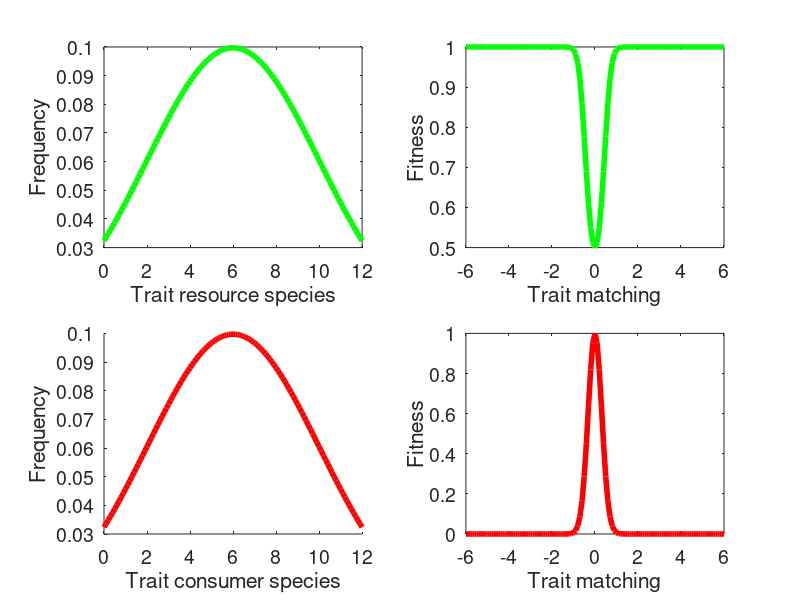

Source code (MATLAB):
%===================================================
%U Zurich BIO 365 Ecological Networks
%14 March -- 4 April, 2019
%@Jordi Bascompte
%---------------------------------
%Eco-evolutionary networks
%@Carlos Melian

%=================GOAL=================================================================================
%Illustation initial trait and fitness distributions for one resource and one consumer
%Concepts: Matching trait -- Interaction strength -- Frequency-dependent selection -- Neutral selection
%======================================================================================================

%Trait distribution resource========================================================
for s = 4;
                Zr = -1.5*s:1e-1:1.5*s;%Tuning s to change initial abundance and std
                mu = 0;
                ZrB = normpdf(Zr, mu, s);%Frequency each phenotype
                %----type help normpdf ------
                Zr = Zr + abs(min(Zr));%Move everything to positive trait values
                
%Plotting trait distribution---
subplot(2,2,1)
hr1 = plot(Zr,ZrB,'g',"markersize", 12);
%a =unifrnd(0,1);
%b =unifrnd(0,1);
%c =unifrnd(0,1);
%set(hr1,'color',[a b c]);
set(hr1,'LineWidth',4);
%title('Resource',"fontsize",10)
xlabel('Trait resource species',"fontsize",14)
ylabel('Frequency',"fontsize",14)
set(gca,'fontsize',14);

end
%===================================================================================

%Trait distribution consumer========================================================
for s = 4;
                Zc = -1.5*s:1e-1:1.5*s;%Tuning s to change initial abundance and std
                ZrC = normpdf(Zc, mu, s);%Frequency each phenotype
                %----type help normpdf ------
                Zc = Zc + abs(min(Zc));%Move everything to the right to positive trait values
                %SCB = repmat(Zc, [10,1,10]);
                
%Plotting trait distributions---
subplot(2,2,3)
hold on
hr2 = plot(Zc,ZrC,'r',"markersize", 12);%Visualize
%a =unifrnd(0,1);
%b =unifrnd(0,1);
%c =unifrnd(0,1);
%set(hr2,'color',[a b c]);
set(hr2,'LineWidth',4);
%title('Consumer',"fontsize",10)
xlabel('Trait consumer species',"fontsize",14)
ylabel('Frequency',"fontsize",14)
set(gca,'fontsize',14);
end
%===================================================================================

%Fitness function for resources==================================================================
gamma = 5;%Strength of interaction between resource (trait value Zr) and consumer (trait value Zc)
for pB = 1:length(Zr);
WB(pB,2) = 1/(1 + exp(-gamma*(Zr(1,pB) - mean(Zc))^2));
WB(pB,1) = Zr(1,pB) - mean(Zc);
end
subplot(2,2,2)
hr1 = plot(WB(:,1),WB(:,2),'g',"markersize", 12);%Visualize
%a =unifrnd(0,1);
%b =unifrnd(0,1);
%c =unifrnd(0,1);
%set(hr1,'color',[a b c]);
set(hr1,'LineWidth',4);
%title('Resource',"fontsize",10)
xlabel('Trait matching',"fontsize",14)
ylabel('Fitness',"fontsize",14)
set(gca,'fontsize',14);
%=================================================================================== 


%Fitness function for consumers==================================================================
gamma = 5;%Strength of interaction between resource (trait value Zr) and consumer (trait value Zc)
for pB = 1:length(Zr);
    WB(pB,2) = exp(-gamma*(Zr(1,pB) - mean(Zc))^2);
    WB(pB,1) = Zr(1,pB) - mean(Zc);
end
subplot(2,2,4)
hr1 = plot(WB(:,1),WB(:,2),'r',"markersize", 12);%Visualize
%a =unifrnd(0,1);
%b =unifrnd(0,1);
%c =unifrnd(0,1);
%set(hr1,'color',[a b c]);
set(hr1,'LineWidth',4);
%title('Consumer',"fontsize",10)
xlabel('Trait matching',"fontsize",14)
ylabel('Fitness',"fontsize",14)
set(gca,'fontsize',14);
%===================================================================================  

%Print figure===================
%print -color -F:30 tdr.eps
%===============================
